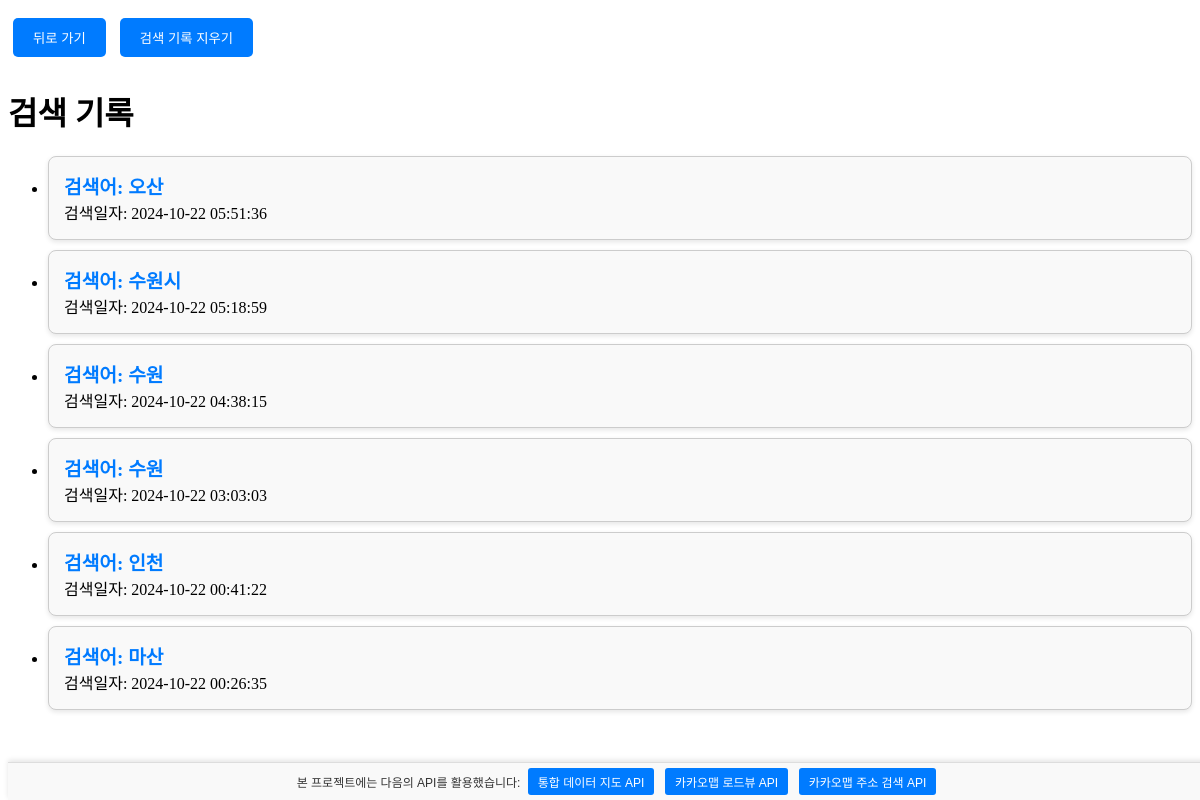
The app's page /search-history/ (signed in) with its own data.
### app/models.py (models this page shows, shortened)
class SearchHistory(models.Model):
    user = models.ForeignKey(User, on_delete=models.CASCADE, null=True, blank=True)
    search_query = models.CharField(max_length=255)
    search_results = models.TextField(default="")  # 검색 결과를 텍스트로 저장
    search_date = models.DateTimeField(auto_now_add=True)

### app/views.py (the view)
# urls.py: path('search-history/', views.search_history, name='search_history'),
def search_history(request):
    if request.user.is_authenticated:
        history = SearchHistory.objects.filter(user=request.user).order_by('-search_date')
        for record in history:
            pass
        return render(request, 'chatbot/search_history.html', {'history': history})
    else:
        return redirect('login')  # 로그인되지 않은 경우 로그인 페이지로 리다이렉트

### app/templates/chatbot/search_history.html (shortened to what this page needs)
{% block content %}
{% load static %}
<link rel="stylesheet" type="text/css" href="{% static 'chatbot/search_history.css' %}">
<link rel="stylesheet" type="text/css" href="{% static 'chatbot/api.css' %}">
<button class="button" onclick="window.history.back()">뒤로 가기</button>
<button class="button" onclick="clearSearchHistory()">검색 기록 지우기</button>
<h1>검색 기록</h1>
<ul>
    {% for record in history %}
        <li>
            <div class="job-card" onclick="toggleResults(this)">
                <div class="job-title">검색어: {{ record.search_query }}</div>
                <div>검색일자: {{ record.search_date|date:"Y-m-d H:i:s" }}</div>
            </div>
        </li>
    {% endfor %}
</ul>
<div class="api-banner">
    <p>본 프로젝트에는 다음의 API를 활용했습니다:</p>
    <a href="https://www.bigdata-map.kr/search/86750961" class="api-button" target="_blank">
        통합 데이터 지도 API
    </a>
    <a href="https://apis.map.kakao.com/web/sample/basicRoadview2/" class="api-button" target="_blank">
        카카오맵 로드뷰 API
    </a>
    <a href="https://developers.kakao.com/docs/latest/ko/local/dev-guide#search-by-address" class="api-button" target="_blank">
        카카오맵 주소 검색 API
    </a>
</div>
{% endblock %}

### app/static/chatbot/search_history.css (style rules this page uses)
.job-card { border: 1px solid #ccc; border-radius: 8px; padding: 15px; margin: 10px 0; background-color: #f9f9f9; box-shadow: 0 2px 5px rgba(0, 0, 0, 0.1); cursor: pointer; }
.job-title { font-weight: bold; color: #007bff; font-size: 1.2em; }
.button { padding: 10px 20px; margin: 10px 5px; border: none; border-radius: 5px; background-color: #007bff; color: white; cursor: pointer; }

### app/static/chatbot/api.css (style rules this page uses)
.api-banner { position: fixed; bottom: 0; width: 100%; background-color: #f9f9f9; padding: 5px 10px; border-top: 1px solid #ddd; text-align: center; font-family: Arial, sans-serif; box-shadow: 0 -2px 5px rgba(0, 0, 0, 0.1); z-index: 1000; }
.api-banner p { font-size: 12px; margin: 5px 0; display: inline-block; color: #333; }
.api-button { display: inline-block; padding: 5px 10px; margin: 0 3px; background-color: #007bff; color: #fff; border-radius: 3px; text-decoration: none; font-size: 12px; }

### records on screen
SearchHistory: search_query "오산", search_date "2024-10-22 05:51:36"
SearchHistory: search_query "수원시", search_date "2024-10-22 05:18:59"
SearchHistory: search_query "수원", search_date "2024-10-22 04:38:15"
SearchHistory: search_query "수원", search_date "2024-10-22 03:03:03"
SearchHistory: search_query "인천", search_date "2024-10-22 00:41:22"
SearchHistory: search_query "마산", search_date "2024-10-22 00:26:35"
